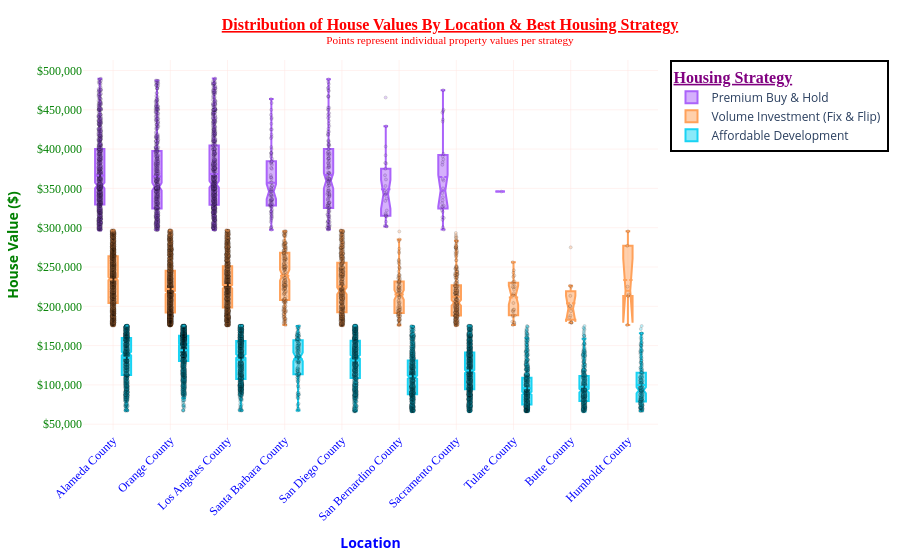

This figure's notebook cell:
### Markdown cell above
**`Boxplot - Distribution of Total Median House Value By Location & Best Housing Strategy (Plotly)`**.

### Code cell
# ── Imports ──────────────────────────────────────────────────────────────────
import plotly.express as px
# import plotly.io as pio                                 # 👈 Add this

# pio.renderers.default = "plotly_mimetype+notebook"     # 👈 Add this
# # ─────────────────────────────────────────────────────────────────────────────

fig = px.box(
    final,
    x="location_name",
    y="median_house_value",
    color="Best Strategy",

    # Fomat hover_data values
    hover_data={
        "Cluster": True,                   # no format change
        #"MHV_cluster_name": True,          # no format change
        #"price_cluster_name": True,        # no format change
        #"wealth_cluster_name": True,       # no format change
        "income_per_person": ":$,.2f",     # ✅ formatted as \$1,234
        "median_income": ":$,.2f",         # ✅ formatted as \$1,234
        #"rooms_per_person": ":,.2f",       # ✅ formatted as \1,234
        #"rooms_per_house": ":,.2f",        # ✅ formatted as \1,234
        "geo_cluster_name": True,          # no format change
        #"housing_median_age": ":,.2f",     # ✅ formatted as \1,234
        #"latitude": True,                  # no format change
        #"longitude": True,                 # no format change
        #"people_per_house": ":,.2f",       # ✅ formatted as \1,234
        #"bedrooms_ratio": ":,.2f",         # ✅ formatted as \1,234
        #"Risk": True,                      # no format change
        #"Return": True,                    # no format change
        "Best Strategy": True,             # no format change
    },
    points="all",
    notched=True,                # ✅ Shows 95% CI around the median
    color_discrete_map={
        "PB&H": "#2ecc71",   # green — premium
        "F&F":  "#3498db",   # blue — mid
        "AFD":  "#e74c3c"    # red — affordable
    },
)

fig.update_traces(
    marker=dict(
        size=3,              # ✅ Smaller points — less clutter
        opacity=0.3,         # ✅ More transparent — less overlap
        line=dict(width=0.5, color="black")
    ),
    boxmean=True,            # ✅ Dashed line showing mean inside box
    jitter=0.3,              # ✅ Spreads points horizontally — less overlap
    pointpos=0,              # ✅ Centers points within the box
)

fig.update_layout(
    title={
        "text": "<b><u>Distribution of House Values By Location & Best Housing Strategy</u></b>"
                "<br><sup>Points represent individual property values per strategy</sup>",
        "x": 0.5,
        "xanchor": "center",
        "font": {"family": "Tahoma", "size": 16, "color": "red"},
    },
    xaxis_title="<b>Location</b>",
    xaxis=dict(
        color="blue",
        # tickformat="$,.0f",
        tickangle=-45,
        tickfont=dict(family="Tahoma", size=12, color="blue"),
        showgrid=True,           # ✅ Vertical gridlines
        gridcolor="mistyrose",
        gridwidth=0.5,
    ),
    yaxis_title="<b>House Value ($)</b>",
    yaxis=dict(
        color="green",
        tickformat="$,.0f",
        tickangle=0,
        tickfont=dict(family="Tahoma", size=12, color="green"),
        showgrid=True,           # ✅ Horizontal gridlines
        gridcolor="mistyrose",
        gridwidth=0.5,
    ),
    legend_title={
        "text": "<u><b>Housing Strategy</b></u>",
        "font": {"family": "Tahoma", "size": 16, "color": "purple"},
    },
    legend=dict(
        bgcolor="white",
        bordercolor="black",
        borderwidth=2,
    ),
    plot_bgcolor="white",
    hoverlabel=dict(             # ✅ Styled hover box
        bgcolor="white",
        font_size=12,
        font_family="Tahoma",
    ),
    boxmode="group",             # ✅ Groups boxes side by side per location
)

#==#

# Define path
# my_path = r"C:\Users\tailb\Downloads"

#==#

# Save as PNG using path
# fig.write_image(os.path.join(my_path, "X.png"))
# print(f"✅ Saved to: {my_path}/X.png")


#==#

# Save as PDF using path
# fig.write_image(os.path.join(my_path, "X.pdf"), width=1920, height=1080, scale=2)
# print(f"✅ Saved to: {my_path}/X.pdf")


#==#

# ── Save Options (uncomment as needed) ──────────────────────────────────────
# fig.write_image("boxplot.jpeg")
# fig.write_image("boxplot.svg")
# fig.write_image("boxplot.pdf")
# fig.write_html("boxplot.html")
# ────────────────────────────────────────────────────────────────────────────

# # line = "─" * 60
# # print(line)

#==#

fig.show()

### Figure 1 — Plotly figure (JSON) as saved in the notebook; plotly's stock layout.template omitted (floating-point values rounded to 4 significant figures; data arrays with more than 128 entries replaced by an {"elided": "..."} marker saying what was removed)
{"data": [{"alignmentgroup": "True", "boxmean": true, "boxpoints": "all", "customdata": {"elided": "2538x5 mixed values"}, "hovertemplate": "Best Strategy=%{customdata[4]}<br>location_name=%{x}<br>median_house_value=%{y}<br>Cluster=%{customdata[0]}<br>income_per_person=%{customdata[1]:$,.2f}<br>median_income=%{customdata[2]:$,.2f}<br>geo_cluster_name=%{customdata[3]}<extra></extra>", "jitter": 0.3, "legendgroup": "Premium Buy & Hold", "marker": {"color": "#ab63fa", "line": {"color": "black", "width": 0.5}, "opacity": 0.3, "size": 3}, "name": "Premium Buy & Hold", "notched": true, "offsetgroup": "Premium Buy & Hold", "orientation": "v", "pointpos": 0, "showlegend": true, "type": "box", "x": {"elided": "2538 str values"}, "x0": " ", "xaxis": "x", "y": {"elided": "2538 int values"}, "y0": " ", "yaxis": "y"}, {"alignmentgroup": "True", "boxmean": true, "boxpoints": "all", "customdata": {"elided": "6318x5 mixed values"}, "hovertemplate": "Best Strategy=%{customdata[4]}<br>location_name=%{x}<br>median_house_value=%{y}<br>Cluster=%{customdata[0]}<br>income_per_person=%{customdata[1]:$,.2f}<br>median_income=%{customdata[2]:$,.2f}<br>geo_cluster_name=%{customdata[3]}<extra></extra>", "jitter": 0.3, "legendgroup": "Volume Investment (Fix & Flip)", "marker": {"color": "#FFA15A", "line": {"color": "black", "width": 0.5}, "opacity": 0.3, "size": 3}, "name": "Volume Investment (Fix & Flip)", "notched": true, "offsetgroup": "Volume Investment (Fix & Flip)", "orientation": "v", "pointpos": 0, "showlegend": true, "type": "box", "x": {"elided": "6318 str values"}, "x0": " ", "xaxis": "x", "y": {"elided": "6318 int values"}, "y0": " ", "yaxis": "y"}, {"alignmentgroup": "True", "boxmean": true, "boxpoints": "all", "customdata": {"elided": "8627x5 mixed values"}, "hovertemplate": "Best Strategy=%{customdata[4]}<br>location_name=%{x}<br>median_house_value=%{y}<br>Cluster=%{customdata[0]}<br>income_per_person=%{customdata[1]:$,.2f}<br>median_income=%{customdata[2]:$,.2f}<br>geo_cluster_name=%{customdata[3]}<extra></extra>", "jitter": 0.3, "legendgroup": "Affordable Development", "marker": {"color": "#19d3f3", "line": {"color": "black", "width": 0.5}, "opacity": 0.3, "size": 3}, "name": "Affordable Development", "notched": true, "offsetgroup": "Affordable Development", "orientation": "v", "pointpos": 0, "showlegend": true, "type": "box", "x": {"elided": "8627 str values"}, "x0": " ", "xaxis": "x", "y": {"elided": "8627 int values"}, "y0": " ", "yaxis": "y"}], "layout": {"boxmode": "group", "hoverlabel": {"bgcolor": "white", "font": {"family": "Tahoma", "size": 12}}, "legend": {"bgcolor": "white", "bordercolor": "black", "borderwidth": 2, "title": {"font": {"color": "purple", "family": "Tahoma", "size": 16}, "text": "<u><b>Housing Strategy</b></u>"}, "tracegroupgap": 0}, "margin": {"t": 60}, "plot_bgcolor": "white", "title": {"font": {"color": "red", "family": "Tahoma", "size": 16}, "text": "<b><u>Distribution of House Values By Location & Best Housing Strategy</u></b><br><sup>Points represent individual property values per strategy</sup>", "x": 0.5, "xanchor": "center"}, "xaxis": {"anchor": "y", "color": "blue", "domain": [0, 1], "gridcolor": "mistyrose", "gridwidth": 0.5, "showgrid": true, "tickangle": -45, "tickfont": {"color": "blue", "family": "Tahoma", "size": 12}, "title": {"text": "<b>Location</b>"}}, "yaxis": {"anchor": "x", "color": "green", "domain": [0, 1], "gridcolor": "mistyrose", "gridwidth": 0.5, "showgrid": true, "tickangle": 0, "tickfont": {"color": "green", "family": "Tahoma", "size": 12}, "tickformat": "$,.0f", "title": {"text": "<b>House Value ($)</b>"}}}}
